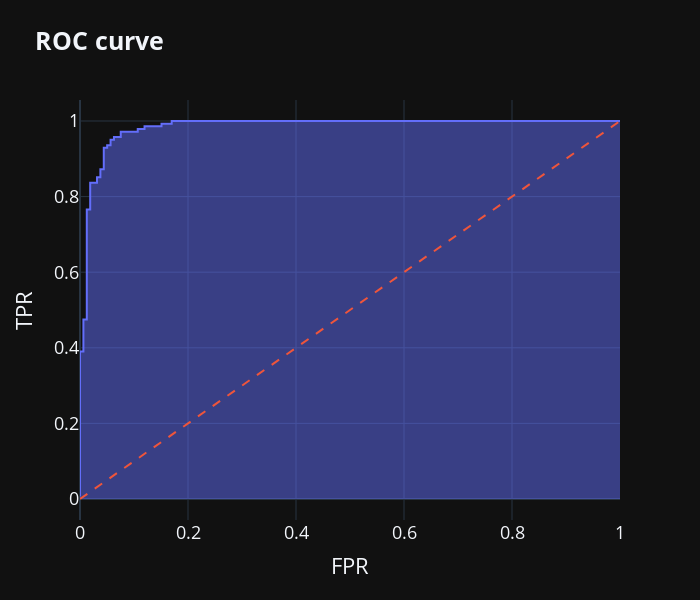

Write notebook code for a chart like this one.
### Code cell
from metrics import roc_curve_plot, auc_roc

y_prob = model(x_test).detach().cpu().numpy().flatten()
print(f'AUC-ROC: {auc_roc(y_test, y_prob)}')
roc_curve_plot(y_test, y_prob, fill=True)

### Figure 1 — Plotly figure (JSON) as saved in the notebook; plotly's stock layout.template omitted (floating-point values rounded to 4 significant figures; data arrays with more than 128 entries replaced by an {"elided": "..."} marker saying what was removed)
{"data": [{"fillpattern": {"shape": ""}, "hovertemplate": "FPR=%{x}<br>TPR=%{y}<extra></extra>", "legendgroup": "", "line": {"color": "#636efa"}, "marker": {"symbol": "circle"}, "mode": "lines", "name": "", "orientation": "v", "showlegend": false, "stackgroup": "1", "x": {"elided": "300 float values"}, "xaxis": "x", "y": {"elided": "300 float values"}, "yaxis": "y", "type": "scatter"}, {"line": {"dash": "dash"}, "mode": "lines", "showlegend": false, "x": [0, 1], "y": [0, 1], "type": "scatter"}], "layout": {"xaxis": {"anchor": "y", "domain": [0.0, 1.0], "title": {"text": "FPR"}}, "yaxis": {"anchor": "x", "domain": [0.0, 1.0], "title": {"text": "TPR"}}, "legend": {"tracegroupgap": 0}, "title": {"text": "<b>ROC curve</b>"}, "font": {"size": 18}, "autosize": false, "width": 700, "height": 600}}
